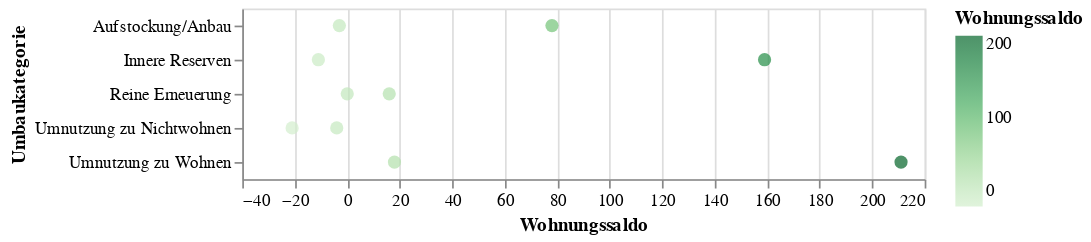

Source (notebook cell):
### Code cell
alt.Chart(mySelection).mark_circle(size=60).encode(
    x='Wohnungssaldo',
    y='Umbaukategorie',
    #color='AnzWhg',
    #color=alt.Color('EigentumsartLang', scale=alt.Scale(scheme='dark2')),
    color=alt.Color('Wohnungssaldo', scale=alt.Scale(scheme='greens')),
    tooltip=['Jahr', 'UmbaukategorieCd', 'Umbaukategorie', 'Wohnungsgroesse']
).interactive() # this makes the axes interactive: now you can zoom & pan

### Figure 1 — Vega-Lite specification as saved in the notebook (floating-point values rounded to 4 significant figures)
{"config": {"view": {"continuousWidth": 400, "continuousHeight": 300}}, "data": {"name": "data-e01082089fac0cefa2cb422c5ec0717a"}, "mark": {"type": "circle", "size": 60}, "encoding": {"color": {"type": "quantitative", "field": "Wohnungssaldo", "scale": {"scheme": "greens"}}, "tooltip": [{"type": "temporal", "field": "Jahr"}, {"type": "quantitative", "field": "UmbaukategorieCd"}, {"type": "nominal", "field": "Umbaukategorie"}, {"type": "nominal", "field": "Wohnungsgroesse"}], "x": {"type": "quantitative", "field": "Wohnungssaldo"}, "y": {"type": "nominal", "field": "Umbaukategorie"}}, "selection": {"selector022": {"type": "interval", "bind": "scales", "encodings": ["x", "y"]}}, "$schema": "https://vega.github.io/schema/vega-lite/v4.8.1.json", "datasets": {"data-e01082089fac0cefa2cb422c5ec0717a": [{"Jahr": "2020-01-01T00:00:00", "Umbaukategorie": "Aufstockung/Anbau", "UmbaukategorieCd": 3, "Wohnungsgroesse": "AnzGbdWhgStatZim4plus_saldo", "Wohnungssaldo": -3}, {"Jahr": "2020-01-01T00:00:00", "Umbaukategorie": "Aufstockung/Anbau", "UmbaukategorieCd": 3, "Wohnungsgroesse": "AnzGbdWhgStatZim1_3_saldo", "Wohnungssaldo": 78}, {"Jahr": "2020-01-01T00:00:00", "Umbaukategorie": "Innere Reserven", "UmbaukategorieCd": 2, "Wohnungsgroesse": "AnzGbdWhgStatZim4plus_saldo", "Wohnungssaldo": -11}, {"Jahr": "2020-01-01T00:00:00", "Umbaukategorie": "Innere Reserven", "UmbaukategorieCd": 2, "Wohnungsgroesse": "AnzGbdWhgStatZim1_3_saldo", "Wohnungssaldo": 159}, {"Jahr": "2020-01-01T00:00:00", "Umbaukategorie": "Reine Erneuerung", "UmbaukategorieCd": 1, "Wohnungsgroesse": "AnzGbdWhgStatZim4plus_saldo", "Wohnungssaldo": 0}, {"Jahr": "2020-01-01T00:00:00", "Umbaukategorie": "Reine Erneuerung", "UmbaukategorieCd": 1, "Wohnungsgroesse": "AnzGbdWhgStatZim1_3_saldo", "Wohnungssaldo": 16}, {"Jahr": "2020-01-01T00:00:00", "Umbaukategorie": "Umnutzung zu Nichtwohnen", "UmbaukategorieCd": 5, "Wohnungsgroesse": "AnzGbdWhgStatZim4plus_saldo", "Wohnungssaldo": -4}, {"Jahr": "2020-01-01T00:00:00", "Umbaukategorie": "Umnutzung zu Nichtwohnen", "UmbaukategorieCd": 5, "Wohnungsgroesse": "AnzGbdWhgStatZim1_3_saldo", "Wohnungssaldo": -21}, {"Jahr": "2020-01-01T00:00:00", "Umbaukategorie": "Umnutzung zu Wohnen", "UmbaukategorieCd": 4, "Wohnungsgroesse": "AnzGbdWhgStatZim4plus_saldo", "Wohnungssaldo": 18}, {"Jahr": "2020-01-01T00:00:00", "Umbaukategorie": "Umnutzung zu Wohnen", "UmbaukategorieCd": 4, "Wohnungsgroesse": "AnzGbdWhgStatZim1_3_saldo", "Wohnungssaldo": 211}]}}
